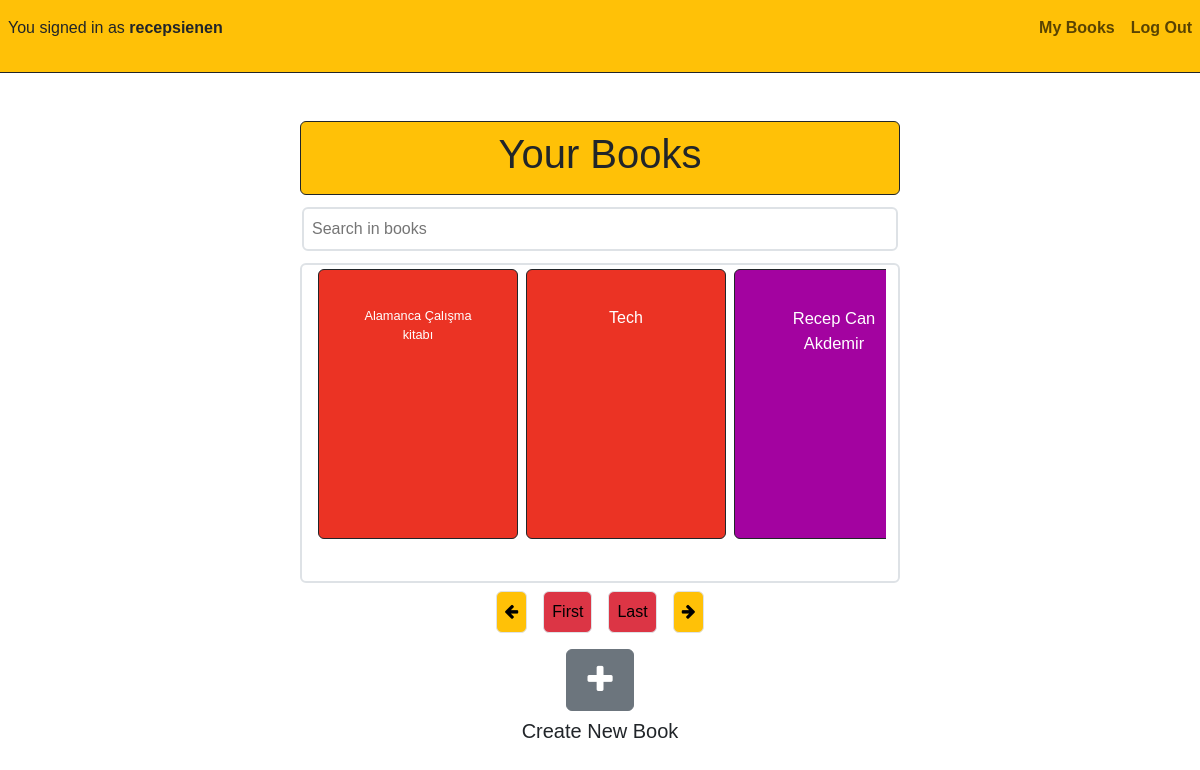
The page / (signed in) on the database as committed earlier.
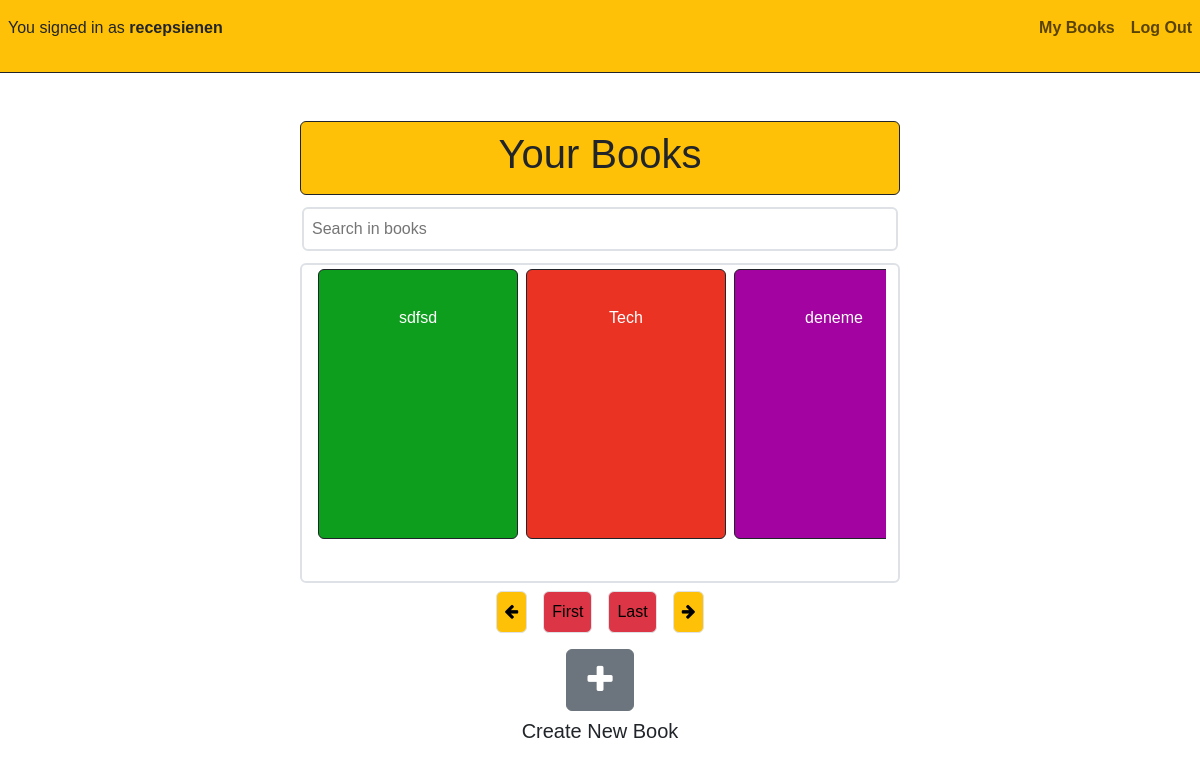
The same page on the database as committed later.
### book/models.py (models this page shows, shortened)
class Book(models.Model):
    user = models.ForeignKey(User,on_delete=models.CASCADE, null=False,related_name="user")
    name = models.CharField(max_length=200, null=True)
    link_name = models.CharField(max_length=250,null=True)
    language = models.CharField(max_length=200, null=True)
    words_per_page = models.IntegerField(blank=True, null=True)
    cover_color = models.CharField(max_length=200,null=True)
    font_color = models.CharField(max_length=200,null=True)
    created_at = models.DateTimeField(auto_now_add=True)
    updated_at = models.DateTimeField(auto_now=True)

### book/views.py (the view)
# urls.py: path("", views.index, name = "index"),
def index(request):
    user = request.user
    books = None
    if user.is_authenticated:
        books = Book.objects.filter(user = user).order_by('-updated_at')
        return render(request, "book/index.html",{
        "user":user,
        "books":books,
        })
    else:
        return render(request,"book/login.html")

### book/templates/book/index.html (shortened to what this page needs)
{% extends "book/layout.html" %}
{% block body %}
    {% if user.is_authenticated %}
        <div id="container" class=" row d-flex justify-content-start h-100 mt-5">
            <div id = "inner-container" class="h-25 position-relative">
                <div id="your-books-container" class="w-100">
                    <div id="your-books-title" class="w-50 m-auto bg-warning rounded p-1 border border-dark">
                        <h1 class="text-center p-1">Your Books</h1>
                    </div>
                </div>
                <div id="search-box-container" class="">
                    <div class="w-100  mt-2 mb-2 p-1 d-flex justify-content-center">
                        <input id="filter-books" type="text" class="m-auto w-50 border rounded border-2 p-2" placeholder="Search in books">
                    </div>
                </div>
            <div id = "book-view-container" class="border border-2 rounded w-50  m-auto text-center d-flex row align-items-center">
                <div id="books-view" class="h-100 w-100">
                    <div id="books-line" class="h-100 w-100">
                            {% for book in books %}
                            <a href="{% url 'book_content' username=user.username book_name=book.link_name%}" id="{{ book.id }}" class="m-1 rounded book text-decoration-none border border-dark" style="background-color: {{ book.cover_color }}; color:{{book.font_color}}">
                                <p class="book-title p-3" style="color:{{book.font_color}}">{{ book.name |truncatechars:30 }}</p>
                            </a>
                            {% endfor %}
                    </div>
                </div>
            </div>
                <div class="d-flex row justify-content-center">
                    <div id="first-last-buttons" class="d-flex m-auto justify-content-center">
                        <button id = "nxt-btn" class="p-2 bg-warning rounded m-2 border border-none"><i class="fa fa-arrow-left" aria-hidden="true"></i></button>
                        <button id = "beg-btn" class="p-2 bg-danger rounded m-2 border border-none">First</button>
                        <button id = "end-btn" class="p-2 bg-danger rounded m-2 border border-bone">Last</button>
                        <button id = "pre-btn" class="p-2 bg-warning rounded m-2 border border-bone"><i class="fa fa-arrow-right" aria-hidden="true"></i></button>
                    </div>
                    <div id="create-book-view" class="d-flex row text-center">
                        <div class="h-50">
                            <div class="m-2">
                                <div id="create-btn" class="btn btn-secondary"><i class="fa fa-plus p-2 fa-2x" aria-hidden="true"></i></div>
                            </div>
                            <div class="m-2">
                                <h5>Create New Book</h5>
                            </div>
                        </div>
                    </div>
                </div>
            </div>
        <div id="notebook-page-view">
        </div>
    </div>
    {% endif %}
{% endblock %}

Rows that differ between the two databases and show on the page:
removed Book: name "Alamanca Çalışma kitabı"
removed Book: name "Recep Can Akdemir", cover_color "#A303A0" (drawn)
added Book: name "sdfsd", link_name "sdfsd" (drawn), cover_color "#0C9E1C" (drawn)
added Book: name "deneme", link_name "deneme" (drawn), cover_color "#A303A0" (drawn)
